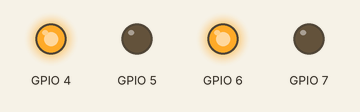
Recording of a program running on a simulated Raspberry Pi (BCM pin numbers). Parts: output pins drawn as LEDs (lit = HIGH).

Above: at 0.5 s.
At 3.5 s:
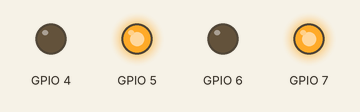
Timing chart, 0 to 4.6 s (numbered marks = the images above):
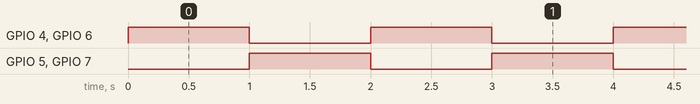

Measured:
- by itself, GPIO 4–7: alternates HIGH for 1.0 s and LOW for 1.0 s

The program:

Ex5.py
```python
import time
import RPi.GPIO as GPIO

pins = range(4, 8)
GPIO.setwarnings(False)
GPIO.setmode(GPIO.BCM)
for pin in pins:
    GPIO.setup(pin, GPIO.OUT)

while True:
    for idx in range(2):
        previous_idx = (idx + 1) % 2  # 1 stays 1, 2 becomes 0
        previous = pins[previous_idx::2]
        for pin in previous:
            GPIO.output(pin, GPIO.LOW)

        current = pins[idx::2]
        for pin in current:
            GPIO.output(pin, GPIO.HIGH)

        time.sleep(1)
```
